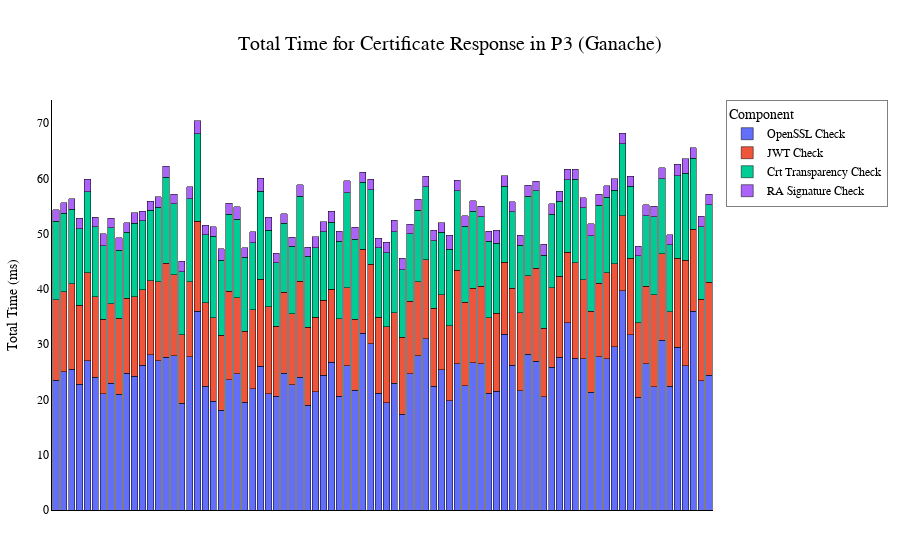

Notebook cell for this chart:
### Code cell
dfSizeVP['total'] = dfSizeVP[['VerCRTTime', 'VerVPTime', 'VerCTTime', 'verRASignTime']].sum(axis=1)
dfSizeVP.reset_index(inplace=True)
dfSizeVP.rename(columns={'index': 'index'}, inplace=True)

# Melt Dataframe
melted_df = dfSizeVP.melt(id_vars='CommName', value_vars=['VerCRTTime', 'VerVPTime', 'VerCTTime', 'verRASignTime'], 
                    var_name='Component', value_name='Value')


color_map = {
    'VerCRTTime': '#7fd3f2',
    'VerVPTime': '#8ae68a',
    'VerCTTime': '#f76d6d',   
    'verRASignTime': '#ffb366'  
}

fig = px.bar(melted_df, x='CommName', y='Value', color='Component',
             labels={'Value': 'Value', 'CommName': 'CommName', 'Component': 'Times'},
             barmode='stack', color_discrete_map=color_map)


fig.update_layout(
    title='Total Time for Certificate Response in P3 (Ganache)',
    title_font=dict(size=20, family='Arial', color='black'),
    title_x=0.5,
    plot_bgcolor='white',
    margin=dict(l=50, r=50, t=100, b=50),
    xaxis=dict(title='', linecolor='black', showgrid=False, showticklabels=False),
    yaxis=dict(title='Total Time (ms)', linecolor='black'),
    legend=dict(title='Component', bgcolor='white', bordercolor='gray', borderwidth=1)
)

fig.update_layout(
    font=dict(
        family="Arial",
        size=12,
        color="black"
    )
)

fig.update_traces(marker=dict(line=dict(color='black', width=0.5)),
                  selector=dict(name='VerCRTTime'),
                  overwrite=True,
                  name='OpenSSL Check')
fig.update_traces(marker=dict(line=dict(color='black', width=0.5)),
                  selector=dict(name='VerVPTime'),
                  overwrite=True,
                  name='JWT Check')
fig.update_traces(marker=dict(line=dict(color='black', width=0.5)),
                  selector=dict(name='VerCTTime'),
                  overwrite=True,
                  name='Crt Transparency Check')
fig.update_traces(marker=dict(line=dict(color='black', width=0.5)),
                  selector=dict(name='verRASignTime'),
                  overwrite=True,
                  name='RA Signature Check')

fig.show()

### Figure 1 — Plotly figure (JSON) as saved in the notebook; plotly's stock layout.template omitted (floating-point values rounded to 4 significant figures)
{"data": [{"alignmentgroup": "True", "hovertemplate": "Times=VerCRTTime<br>CommName=%{x}<br>Value=%{y}<extra></extra>", "legendgroup": "VerCRTTime", "marker": {"line": {"color": "black", "width": 0.5}}, "name": "OpenSSL Check", "offsetgroup": "VerCRTTime", "orientation": "v", "showlegend": true, "textposition": "auto", "type": "bar", "x": ["economist.com", "norwegian.com", "mashable.com", "apple.com", "craigslist.org", "www.netflix.com", "www.singaporeair.com", "airasia.com", "*.vueling.com", "forbes.com", "ana.co.jp", "www.turkishairlines.com", "businessinsider.com", "*.aeroflot.ru", "*.garuda-indonesia.com", "*.instagram.com", "www.priceline.com", "bsbensina.ir", "*.facebook.com", "*.reddit.com", "dx-track.com", "*.booking.com", "*.airberlin.com", "yahoo.com", "www.qatarairways.com", "twitter.com", "*.icelandair.com", "www.britishairways.com", "www.orbitz.com", "*.tumblr.com", "*.wordpress.com", "*.wikipedia.org", "www.emirates.com", "nytimes.com", "*.americanninjawarriornation.com", "flysas.com", "redirects.etihad.com", "www.washingtonpost.com", "tripadvisor.com", "ebay.com", "theguardian.com", "www.linkedin.com", "www.expedia.com", "www.makers.com", "scan.tech.msc.com", "lufthansa.com", "wizzair.com", "wildcard.foxnews.com", "cnn.com", "wmkt1.cirrus.bloomberg.com", "www.spirit.com", "zdnet.com", "cnet.com", "pcmag.com", "*.nbcnews.com", "webredirect.cathaypacific.com", "*.frontier.com", "www.aa.com", "internal-redirect-f5.swiss.com", "*.pinterest.com", "lot.com", "secure.fox.com", "airbnb.com", "npr.org", "time.com", "buzzfeed.com", "*.aerlingus.com", "online.wsj.com", "*.cntraveller.com", "abcnews.go.com", "fortune.com", "condenast.com", "us.dd.imdb.com", "huffpost.com", "www.alaskaair.com", "cnbc.com", "www.easyjet.com", "voice-tunnel.lowes.com", "editions.espn.com", "*.austrian.com", "*.google.com", "microsoft.com", "www.bbc.com", "zugang.landbb.brandenburg.de"], "xaxis": "x", "y": [23.46, 25.01, 25.46, 22.74, 26.99, 23.98, 20.99, 22.91, 20.92, 24.73, 24.2, 26.16, 28.13, 26.97, 27.62, 27.93, 19.29, 27.75, 35.94, 22.35, 19.69, 18.02, 23.59, 24.68, 19.45, 21.94, 25.99, 21.04, 20.63, 24.78, 22.69, 24.0, 18.99, 21.37, 24.37, 26.72, 20.56, 26.06, 21.66, 31.97, 30.06, 21.14, 19.42, 22.92, 17.35, 24.67, 27.88, 31.03, 22.37, 25.37, 19.73, 26.45, 22.53, 26.67, 26.46, 21.1, 21.53, 31.77, 26.15, 21.56, 28.23, 26.9, 20.46, 25.81, 27.63, 33.89, 27.45, 27.36, 21.32, 27.7, 27.33, 29.53, 39.66, 31.7, 20.43, 26.45, 22.27, 30.76, 22.37, 29.47, 26.13, 35.94, 23.42, 24.36], "yaxis": "y"}, {"alignmentgroup": "True", "hovertemplate": "Times=VerVPTime<br>CommName=%{x}<br>Value=%{y}<extra></extra>", "legendgroup": "VerVPTime", "marker": {"line": {"color": "black", "width": 0.5}}, "name": "JWT Check", "offsetgroup": "VerVPTime", "orientation": "v", "showlegend": true, "textposition": "auto", "type": "bar", "x": ["economist.com", "norwegian.com", "mashable.com", "apple.com", "craigslist.org", "www.netflix.com", "www.singaporeair.com", "airasia.com", "*.vueling.com", "forbes.com", "ana.co.jp", "www.turkishairlines.com", "businessinsider.com", "*.aeroflot.ru", "*.garuda-indonesia.com", "*.instagram.com", "www.priceline.com", "bsbensina.ir", "*.facebook.com", "*.reddit.com", "dx-track.com", "*.booking.com", "*.airberlin.com", "yahoo.com", "www.qatarairways.com", "twitter.com", "*.icelandair.com", "www.britishairways.com", "www.orbitz.com", "*.tumblr.com", "*.wordpress.com", "*.wikipedia.org", "www.emirates.com", "nytimes.com", "*.americanninjawarriornation.com", "flysas.com", "redirects.etihad.com", "www.washingtonpost.com", "tripadvisor.com", "ebay.com", "theguardian.com", "www.linkedin.com", "www.expedia.com", "www.makers.com", "scan.tech.msc.com", "lufthansa.com", "wizzair.com", "wildcard.foxnews.com", "cnn.com", "wmkt1.cirrus.bloomberg.com", "www.spirit.com", "zdnet.com", "cnet.com", "pcmag.com", "*.nbcnews.com", "webredirect.cathaypacific.com", "*.frontier.com", "www.aa.com", "internal-redirect-f5.swiss.com", "*.pinterest.com", "lot.com", "secure.fox.com", "airbnb.com", "npr.org", "time.com", "buzzfeed.com", "*.aerlingus.com", "online.wsj.com", "*.cntraveller.com", "abcnews.go.com", "fortune.com", "condenast.com", "us.dd.imdb.com", "huffpost.com", "www.alaskaair.com", "cnbc.com", "www.easyjet.com", "voice-tunnel.lowes.com", "editions.espn.com", "*.austrian.com", "*.google.com", "microsoft.com", "www.bbc.com", "zugang.landbb.brandenburg.de"], "xaxis": "x", "y": [14.61, 14.47, 15.48, 14.36, 15.9, 14.6, 13.51, 14.45, 13.81, 13.63, 14.42, 13.71, 13.33, 14.36, 17.01, 14.63, 12.46, 13.57, 16.33, 15.19, 15.07, 13.56, 15.96, 13.74, 12.85, 14.26, 15.73, 15.72, 12.58, 14.57, 12.83, 17.4, 14.07, 13.51, 13.6, 13.2, 14.04, 14.18, 12.85, 15.18, 14.44, 13.73, 13.71, 12.77, 13.87, 13.08, 13.38, 14.25, 14.13, 13.58, 13.57, 16.95, 15.08, 13.48, 14.07, 13.65, 14.11, 13.05, 14.01, 14.11, 14.2, 16.87, 12.4, 14.44, 14.63, 12.78, 17.27, 14.29, 14.62, 13.37, 15.58, 15.03, 13.6, 13.9, 13.43, 14.05, 16.67, 15.58, 13.52, 16.07, 19.07, 14.89, 14.7, 16.81], "yaxis": "y"}, {"alignmentgroup": "True", "hovertemplate": "Times=VerCTTime<br>CommName=%{x}<br>Value=%{y}<extra></extra>", "legendgroup": "VerCTTime", "marker": {"line": {"color": "black", "width": 0.5}}, "name": "Crt Transparency Check", "offsetgroup": "VerCTTime", "orientation": "v", "showlegend": true, "textposition": "auto", "type": "bar", "x": ["economist.com", "norwegian.com", "mashable.com", "apple.com", "craigslist.org", "www.netflix.com", "www.singaporeair.com", "airasia.com", "*.vueling.com", "forbes.com", "ana.co.jp", "www.turkishairlines.com", "businessinsider.com", "*.aeroflot.ru", "*.garuda-indonesia.com", "*.instagram.com", "www.priceline.com", "bsbensina.ir", "*.facebook.com", "*.reddit.com", "dx-track.com", "*.booking.com", "*.airberlin.com", "yahoo.com", "www.qatarairways.com", "twitter.com", "*.icelandair.com", "www.britishairways.com", "www.orbitz.com", "*.tumblr.com", "*.wordpress.com", "*.wikipedia.org", "www.emirates.com", "nytimes.com", "*.americanninjawarriornation.com", "flysas.com", "redirects.etihad.com", "www.washingtonpost.com", "tripadvisor.com", "ebay.com", "theguardian.com", "www.linkedin.com", "www.expedia.com", "www.makers.com", "scan.tech.msc.com", "lufthansa.com", "wizzair.com", "wildcard.foxnews.com", "cnn.com", "wmkt1.cirrus.bloomberg.com", "www.spirit.com", "zdnet.com", "cnet.com", "pcmag.com", "*.nbcnews.com", "webredirect.cathaypacific.com", "*.frontier.com", "www.aa.com", "internal-redirect-f5.swiss.com", "*.pinterest.com", "lot.com", "secure.fox.com", "airbnb.com", "npr.org", "time.com", "buzzfeed.com", "*.aerlingus.com", "online.wsj.com", "*.cntraveller.com", "abcnews.go.com", "fortune.com", "condenast.com", "us.dd.imdb.com", "huffpost.com", "www.alaskaair.com", "cnbc.com", "www.easyjet.com", "voice-tunnel.lowes.com", "editions.espn.com", "*.austrian.com", "*.google.com", "microsoft.com", "www.bbc.com", "zugang.landbb.brandenburg.de"], "xaxis": "x", "y": [14.16, 14.2, 13.44, 13.83, 14.71, 12.64, 13.32, 13.69, 12.28, 11.92, 13.26, 12.46, 12.77, 13.46, 15.58, 12.85, 11.34, 15.02, 15.77, 12.27, 14.76, 13.58, 14.0, 14.22, 13.43, 12.19, 15.99, 13.83, 11.52, 12.54, 12.16, 15.35, 12.86, 12.61, 12.41, 12.19, 14.0, 17.13, 14.49, 12.2, 13.43, 12.58, 13.45, 14.64, 12.22, 12.27, 13.02, 13.24, 12.23, 11.33, 13.91, 14.38, 13.72, 13.88, 12.53, 13.89, 12.65, 13.79, 13.79, 12.24, 14.35, 13.96, 13.19, 13.26, 13.59, 13.08, 15.14, 13.03, 13.7, 14.11, 13.7, 13.3, 13.04, 13.02, 12.12, 12.74, 14.16, 13.57, 12.1, 14.91, 15.71, 12.82, 13.13, 14.04], "yaxis": "y"}, {"alignmentgroup": "True", "hovertemplate": "Times=verRASignTime<br>CommName=%{x}<br>Value=%{y}<extra></extra>", "legendgroup": "verRASignTime", "marker": {"line": {"color": "black", "width": 0.5}}, "name": "RA Signature Check", "offsetgroup": "verRASignTime", "orientation": "v", "showlegend": true, "textposition": "auto", "type": "bar", "x": ["economist.com", "norwegian.com", "mashable.com", "apple.com", "craigslist.org", "www.netflix.com", "www.singaporeair.com", "airasia.com", "*.vueling.com", "forbes.com", "ana.co.jp", "www.turkishairlines.com", "businessinsider.com", "*.aeroflot.ru", "*.garuda-indonesia.com", "*.instagram.com", "www.priceline.com", "bsbensina.ir", "*.facebook.com", "*.reddit.com", "dx-track.com", "*.booking.com", "*.airberlin.com", "yahoo.com", "www.qatarairways.com", "twitter.com", "*.icelandair.com", "www.britishairways.com", "www.orbitz.com", "*.tumblr.com", "*.wordpress.com", "*.wikipedia.org", "www.emirates.com", "nytimes.com", "*.americanninjawarriornation.com", "flysas.com", "redirects.etihad.com", "www.washingtonpost.com", "tripadvisor.com", "ebay.com", "theguardian.com", "www.linkedin.com", "www.expedia.com", "www.makers.com", "scan.tech.msc.com", "lufthansa.com", "wizzair.com", "wildcard.foxnews.com", "cnn.com", "wmkt1.cirrus.bloomberg.com", "www.spirit.com", "zdnet.com", "cnet.com", "pcmag.com", "*.nbcnews.com", "webredirect.cathaypacific.com", "*.frontier.com", "www.aa.com", "internal-redirect-f5.swiss.com", "*.pinterest.com", "lot.com", "secure.fox.com", "airbnb.com", "npr.org", "time.com", "buzzfeed.com", "*.aerlingus.com", "online.wsj.com", "*.cntraveller.com", "abcnews.go.com", "fortune.com", "condenast.com", "us.dd.imdb.com", "huffpost.com", "www.alaskaair.com", "cnbc.com", "www.easyjet.com", "voice-tunnel.lowes.com", "editions.espn.com", "*.austrian.com", "*.google.com", "microsoft.com", "www.bbc.com", "zugang.landbb.brandenburg.de"], "xaxis": "x", "y": [2.112, 1.913, 1.917, 1.902, 2.283, 1.779, 2.143, 1.751, 2.227, 1.73, 1.933, 1.694, 1.662, 1.911, 1.972, 1.762, 1.89, 2.127, 2.44, 1.702, 1.734, 2.065, 1.938, 2.276, 1.756, 1.935, 2.275, 2.355, 1.73, 1.756, 1.694, 2.139, 1.644, 1.993, 1.758, 1.938, 1.85, 2.233, 2.168, 1.814, 1.962, 1.695, 1.849, 2.079, 2.118, 1.733, 1.957, 1.891, 1.927, 1.72, 2.473, 1.883, 1.948, 1.933, 1.915, 1.812, 2.304, 1.838, 1.863, 1.851, 2.019, 1.749, 2.027, 1.932, 1.794, 1.899, 1.847, 1.801, 2.142, 1.971, 2.046, 2.044, 1.837, 1.824, 1.787, 1.963, 1.897, 1.984, 1.802, 2.148, 2.643, 1.888, 1.867, 1.91], "yaxis": "y"}], "layout": {"barmode": "stack", "font": {"color": "black", "family": "Arial", "size": 12}, "legend": {"bgcolor": "white", "bordercolor": "gray", "borderwidth": 1, "title": {"text": "Component"}, "tracegroupgap": 0}, "margin": {"b": 50, "l": 50, "r": 50, "t": 100}, "plot_bgcolor": "white", "title": {"font": {"color": "black", "family": "Arial", "size": 20}, "text": "Total Time for Certificate Response in P3 (Ganache)", "x": 0.5}, "xaxis": {"anchor": "y", "domain": [0, 1], "linecolor": "black", "showgrid": false, "showticklabels": false, "title": {"text": ""}}, "yaxis": {"anchor": "x", "domain": [0, 1], "linecolor": "black", "title": {"text": "Total Time (ms)"}}}}
